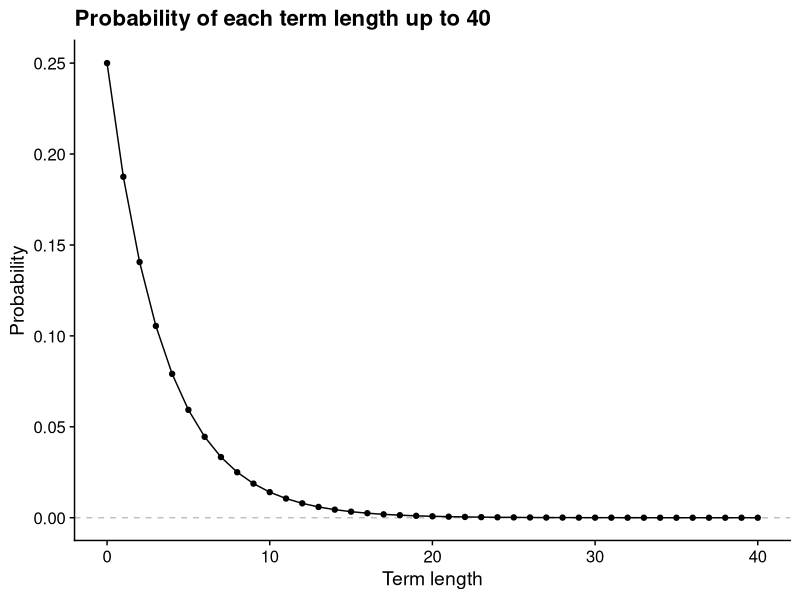
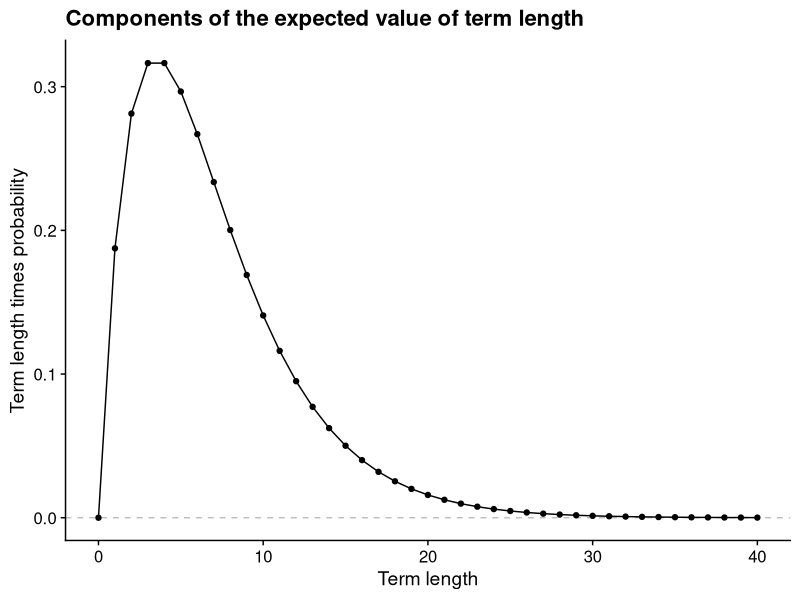
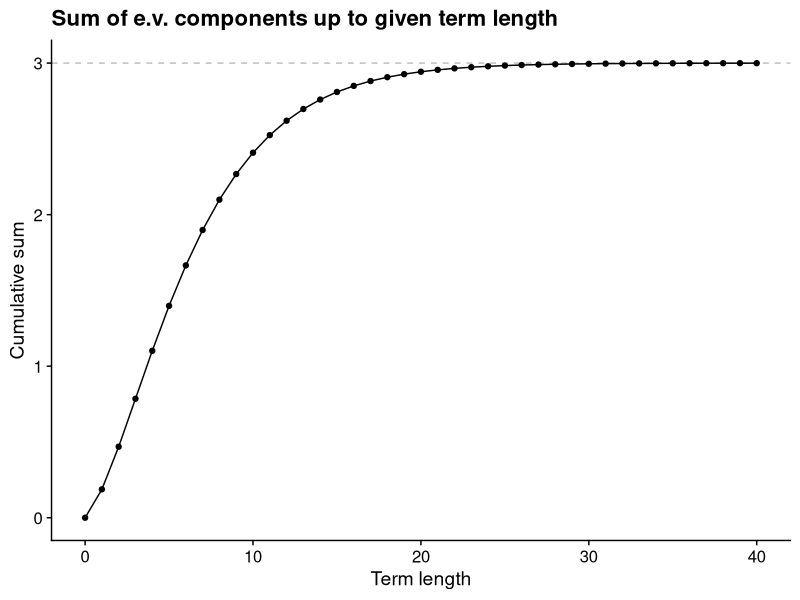
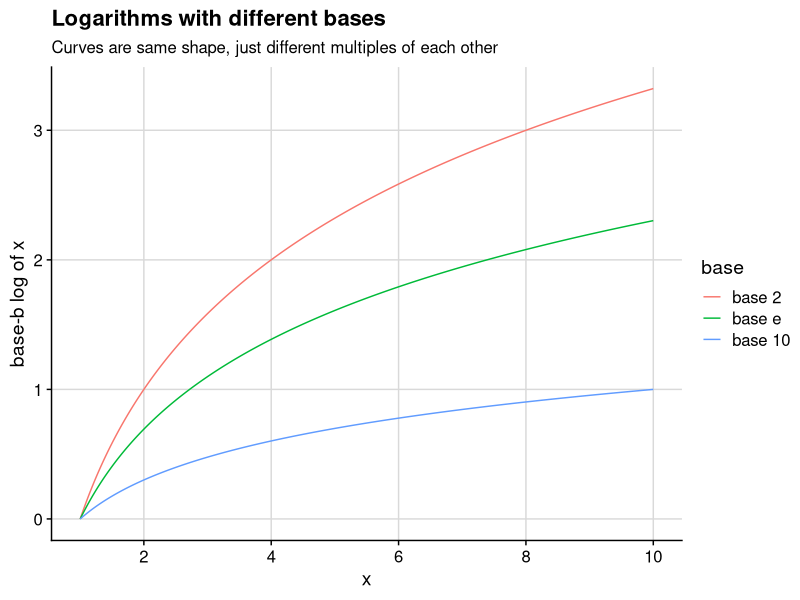
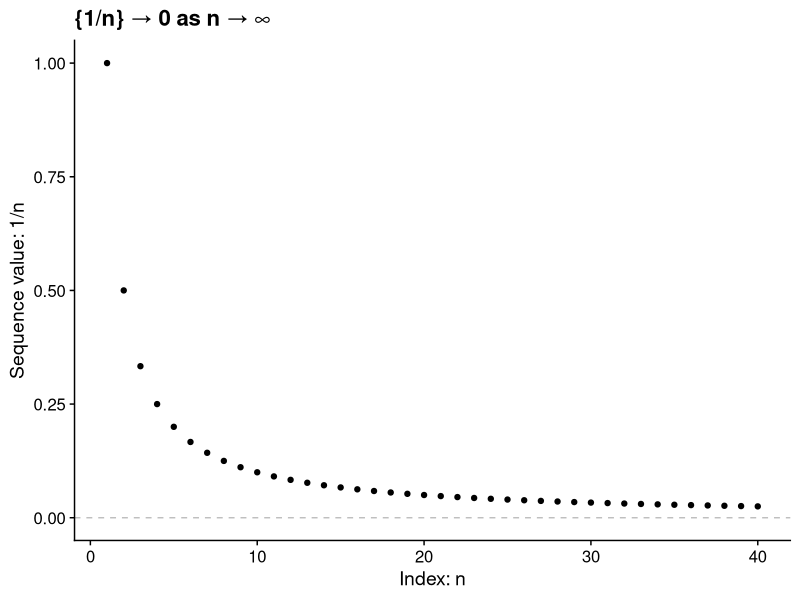
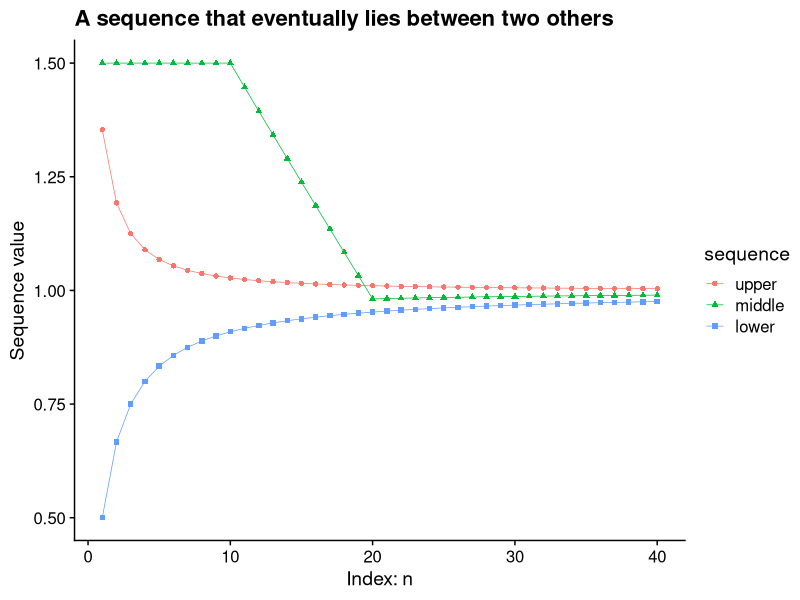
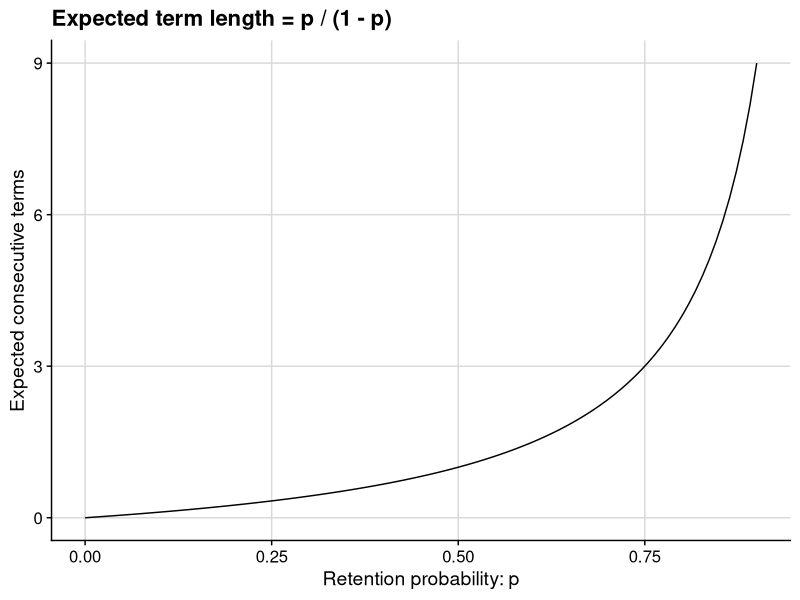

Generate these figures, in order, with R:
## ---- chunk 1
library("tidyverse")
library("cowplot")
theme_set(theme_cowplot())
## ---- chunk 2
# Fix value of p and max term length to examine
p <- 0.75
term_max <- 40
## ---- chunk 3
# Calculate the probability that the term lasts this long
term_length <- 0:term_max
prob <- p^term_length * (1 - p)

# Calculate the individual components of the expected value sum
ev_component <- term_length * prob

# Calculate the cumulative sum through each term length
cumsum_ev <- cumsum(ev_component)

# Put the relevant items together in a data frame ("tibble")
df_incumbency <- tibble(term_length, prob, ev_component, cumsum_ev)

# Plot each term length probability
df_incumbency |>
  ggplot(aes(x = term_length, y = prob)) +
  geom_hline(yintercept = 0, linetype = "dashed", color = "gray75") +
  geom_line() +
  geom_point() +
  labs(
    title = str_glue("Probability of each term length up to {term_max}"),
    x = "Term length",
    y = "Probability"
  )
## ---- chunk 4
df_incumbency |>
  ggplot(aes(x = term_length, y = ev_component)) +
  geom_hline(yintercept = 0, linetype = "dashed", color = "gray75") +
  geom_line() +
  geom_point() +
  labs(
    title = "Components of the expected value of term length",
    x = "Term length",
    y = "Term length times probability"
  )
## ---- chunk 5
df_incumbency |>
  ggplot(aes(x = term_length, y = cumsum_ev)) +
  geom_hline(yintercept = 3, linetype = "dashed", color = "gray75") +
  geom_line() +
  geom_point() +
  labs(
    title = "Sum of e.v. components up to given term length",
    x = "Term length",
    y = "Cumulative sum"
  )
## ---- chunk 6
p <- 0.75  # retention probability each term
q <- 0.01  # probability of term length we're looking for

T <- 1     # starting value for term length
repeat {
  # Calculate probability of lasting T terms
  prob <- p^T * (1 - p)

  # If less than or equal to desired probability, stop repeating
  if (prob <= q)
    break

  # Otherwise, add a term and repeat
  T <- T + 1
}

# Show the result
print(T)
## ---- chunk 7
log(q / (1 - p), base = p)
## ---- chunk 8
set.seed(20250619)
## ---- chunk 9
# Randomly sample a bunch of numbers each close to 1/100
size <- 500
tiny_numbers <- runif(size, min = 0.009, max = 0.011)

# double check there are no zeroes here
summary(tiny_numbers)

# prod() to multiply all numbers in a vector together
prod(tiny_numbers)

# not just rounding: R thinks the product is zero!
prod(tiny_numbers) == 0
## ---- chunk 10
# Convert each number to its base-10 log
logged_numbers <- log(tiny_numbers, base = 10)

# sum() to add all numbers in a vector together
sum(logged_numbers)
## ---- chunk 11
expand_grid(
  x = seq(1, 10, length.out = 501),
  base = c(2, exp(1), 10)
) |>
  mutate(
    y = log(x, base = base),
    base = factor(
      base,
      levels = c(2, exp(1), 10),
      labels = c("base 2", "base e", "base 10")
    )
  ) |>
  ggplot(aes(x = x, y = y)) +
  geom_line(aes(color = base)) +
  scale_x_continuous(
    breaks = c(2, 4, 6, 8, 10),
    minor_breaks = 1:10
  ) +
  background_grid() +
  labs(
    title = "Logarithms with different bases",
    subtitle = "Curves are same shape, just different multiples of each other",
    x = "x",
    y = "base-b log of x"
  )
## ---- chunk 12
tibble(n = 1:40, x_n = 1 / n) |>
  ggplot(aes(x = n, y = x_n)) +
  geom_point() +
  geom_hline(yintercept = 0, linetype = "dashed", color = "gray75") +
  labs(
    title = "{1/n} → 0 as n → ∞",
    x = "Index: n",
    y = "Sequence value: 1/n"
  )
## ---- chunk 13
tibble(
  n = 1:40,
  l = 1 - (1/(n + 1)),
  u = 1 + (1/(n + 1))^1.5,
  x = case_when(
    n < 10 ~ 1.5,
    n > 20 ~ 0.5 * l + 0.5 * u,
    TRUE ~ ((20 - n) / 10) * 1.5 + ((n - 10) / 10) * (0.5 * l + 0.5 * u)
  )
) |>
  pivot_longer(cols = -n) |>
  mutate(sequence = factor(name, levels = c("u", "x", "l"), labels = c("upper", "middle", "lower"))) |>
  ggplot(aes(x = n, y = value)) +
  geom_line(aes(color = sequence), linewidth = 0.25) +
  geom_point(aes(color = sequence, shape = sequence)) +
  labs(
    title = "A sequence that eventually lies between two others",
    x = "Index: n", 
    y = "Sequence value"
  )
## ---- chunk 14
tibble(p = seq(0, 0.9, length.out = 100), y = p / (1 - p)) |>
  ggplot(aes(x = p, y = y)) +
  geom_line() +
  scale_y_continuous(breaks = c(0, 3, 6, 9)) +
  labs(
    title = "Expected term length = p / (1 - p)",
    x = "Retention probability: p",
    y = "Expected consecutive terms"
  ) +
  background_grid()
